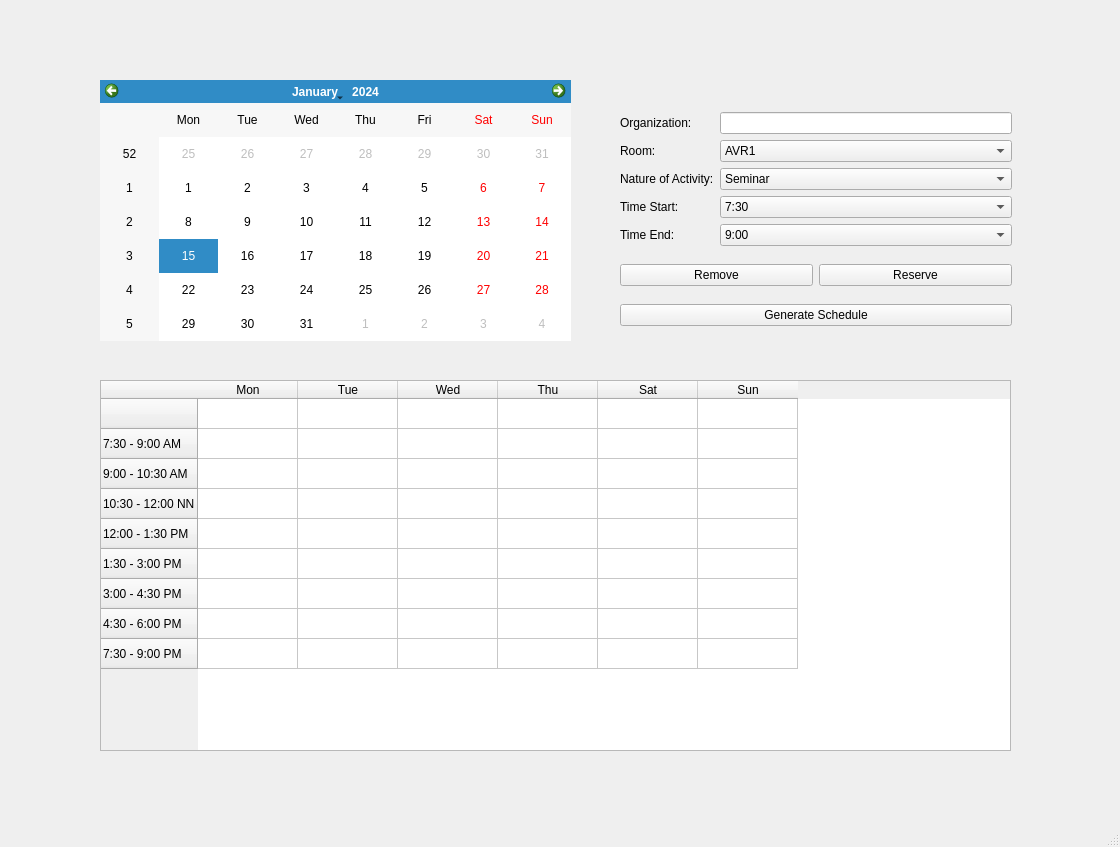
<?xml version="1.0" encoding="UTF-8"?>
<ui version="4.0">
 <class>MainWindow</class>
 <widget class="QMainWindow" name="MainWindow">
  <property name="geometry">
   <rect>
    <x>0</x>
    <y>0</y>
    <width>1120</width>
    <height>847</height>
   </rect>
  </property>
  <property name="windowTitle">
   <string>MainWindow</string>
  </property>
  <widget class="QWidget" name="centralwidget">
   <widget class="QWidget" name="gridLayoutWidget">
    <property name="geometry">
     <rect>
      <x>100</x>
      <y>80</y>
      <width>471</width>
      <height>261</height>
     </rect>
    </property>
    <layout class="QGridLayout" name="gridLayout_3">
     <item row="0" column="0">
      <widget class="QCalendarWidget" name="calendarWidget"/>
     </item>
    </layout>
   </widget>
   <widget class="QWidget" name="verticalLayoutWidget">
    <property name="geometry">
     <rect>
      <x>620</x>
      <y>100</y>
      <width>392</width>
      <height>241</height>
     </rect>
    </property>
    <layout class="QVBoxLayout" name="verticalLayout_5">
     <item>
      <layout class="QHBoxLayout" name="horizontalLayout_2">
       <item>
        <layout class="QVBoxLayout" name="verticalLayout_3">
         <item>
          <widget class="QLabel" name="label_4">
           <property name="text">
            <string>Organization:</string>
           </property>
          </widget>
         </item>
         <item>
          <widget class="QLabel" name="label">
           <property name="text">
            <string>Room: </string>
           </property>
          </widget>
         </item>
         <item>
          <widget class="QLabel" name="label_5">
           <property name="text">
            <string>Nature of Activity:</string>
           </property>
          </widget>
         </item>
         <item>
          <widget class="QLabel" name="label_2">
           <property name="text">
            <string>Time Start:</string>
           </property>
          </widget>
         </item>
         <item>
          <widget class="QLabel" name="label_3">
           <property name="text">
            <string>Time End:</string>
           </property>
          </widget>
         </item>
        </layout>
       </item>
       <item>
        <layout class="QVBoxLayout" name="verticalLayout_4">
         <item>
          <widget class="QLineEdit" name="lineEdit"/>
         </item>
         <item>
          <widget class="QComboBox" name="comboBox_4">
           <item>
            <property name="text">
             <string>AVR1</string>
            </property>
           </item>
           <item>
            <property name="text">
             <string>AVR2</string>
            </property>
           </item>
           <item>
            <property name="text">
             <string>AVR3</string>
            </property>
           </item>
           <item>
            <property name="text">
             <string>Plenary Hall</string>
            </property>
           </item>
           <item>
            <property name="text">
             <string>Seminar Room</string>
            </property>
           </item>
           <item>
            <property name="text">
             <string>Gym</string>
            </property>
           </item>
          </widget>
         </item>
         <item>
          <widget class="QComboBox" name="comboBox">
           <item>
            <property name="text">
             <string>Seminar</string>
            </property>
           </item>
           <item>
            <property name="text">
             <string>Orientation</string>
            </property>
           </item>
           <item>
            <property name="text">
             <string>Meeting</string>
            </property>
           </item>
          </widget>
         </item>
         <item>
          <widget class="QComboBox" name="comboBox_5">
           <item>
            <property name="text">
             <string>7:30</string>
            </property>
           </item>
           <item>
            <property name="text">
             <string>9:00</string>
            </property>
           </item>
           <item>
            <property name="text">
             <string>10:30</string>
            </property>
           </item>
           <item>
            <property name="text">
             <string>12:00</string>
            </property>
           </item>
           <item>
            <property name="text">
             <string>13:30</string>
            </property>
           </item>
           <item>
            <property name="text">
             <string>15:00</string>
            </property>
           </item>
           <item>
            <property name="text">
             <string>16:30</string>
            </property>
           </item>
           <item>
            <property name="text">
             <string>18:00</string>
            </property>
           </item>
           <item>
            <property name="text">
             <string>19:30</string>
            </property>
           </item>
          </widget>
         </item>
         <item>
          <widget class="QComboBox" name="comboBox_3">
           <item>
            <property name="text">
             <string>9:00</string>
            </property>
           </item>
           <item>
            <property name="text">
             <string>10:30</string>
            </property>
           </item>
           <item>
            <property name="text">
             <string>12:00</string>
            </property>
           </item>
           <item>
            <property name="text">
             <string>13:30</string>
            </property>
           </item>
           <item>
            <property name="text">
             <string>15:00</string>
            </property>
           </item>
           <item>
            <property name="text">
             <string>16:30</string>
            </property>
           </item>
           <item>
            <property name="text">
             <string>18:00</string>
            </property>
           </item>
           <item>
            <property name="text">
             <string>19:30</string>
            </property>
           </item>
           <item>
            <property name="text">
             <string>21:00</string>
            </property>
           </item>
          </widget>
         </item>
        </layout>
       </item>
      </layout>
     </item>
     <item>
      <layout class="QHBoxLayout" name="horizontalLayout_4">
       <item>
        <widget class="QPushButton" name="pushButton">
         <property name="text">
          <string>Remove</string>
         </property>
        </widget>
       </item>
       <item>
        <widget class="QPushButton" name="pushButton_2">
         <property name="text">
          <string>Reserve</string>
         </property>
        </widget>
       </item>
      </layout>
     </item>
     <item>
      <widget class="QPushButton" name="pushButton_3">
       <property name="text">
        <string>Generate Schedule</string>
       </property>
      </widget>
     </item>
    </layout>
   </widget>
   <widget class="QTableWidget" name="tableWidget_schedule">
    <property name="geometry">
     <rect>
      <x>100</x>
      <y>380</y>
      <width>911</width>
      <height>371</height>
     </rect>
    </property>
    <row>
     <property name="text">
      <string/>
     </property>
    </row>
    <row>
     <property name="text">
      <string>7:30 - 9:00 AM</string>
     </property>
    </row>
    <row>
     <property name="text">
      <string>9:00 - 10:30 AM</string>
     </property>
    </row>
    <row>
     <property name="text">
      <string>10:30 - 12:00 NN</string>
     </property>
    </row>
    <row>
     <property name="text">
      <string>12:00 - 1:30 PM</string>
     </property>
    </row>
    <row>
     <property name="text">
      <string>1:30 - 3:00 PM</string>
     </property>
    </row>
    <row>
     <property name="text">
      <string>3:00 - 4:30 PM</string>
     </property>
    </row>
    <row>
     <property name="text">
      <string>4:30 - 6:00 PM</string>
     </property>
    </row>
    <row>
     <property name="text">
      <string>7:30 - 9:00 PM</string>
     </property>
    </row>
    <column>
     <property name="text">
      <string>Mon</string>
     </property>
    </column>
    <column>
     <property name="text">
      <string>Tue</string>
     </property>
    </column>
    <column>
     <property name="text">
      <string>Wed</string>
     </property>
    </column>
    <column>
     <property name="text">
      <string>Thu</string>
     </property>
    </column>
    <column>
     <property name="text">
      <string>Sat</string>
     </property>
    </column>
    <column>
     <property name="text">
      <string>Sun</string>
     </property>
    </column>
   </widget>
   <widget class="QWidget" name="verticalLayoutWidget_4">
    <property name="geometry">
     <rect>
      <x>100</x>
      <y>380</y>
      <width>160</width>
      <height>80</height>
     </rect>
    </property>
    <layout class="QVBoxLayout" name="verticalLayout_6"/>
   </widget>
  </widget>
  <widget class="QStatusBar" name="statusbar"/>
 </widget>
 <resources/>
 <connections/>
</ui>
